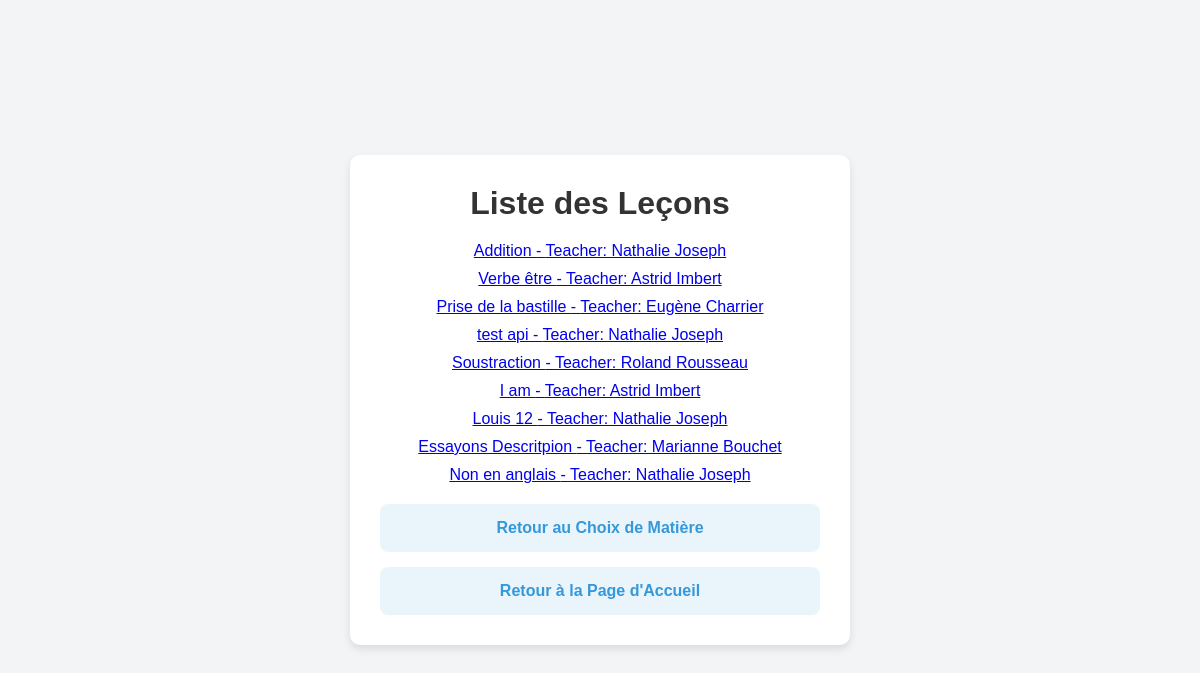
The app's page /lessons/list with its own data.
### apps/lessons/models.py (models this page shows, shortened)
class Lesson(models.Model):
    SUBJECT_CHOICES = [
        ('Maths', 'Maths'),
        ('Français', 'Français'),
        ('Anglais', 'Anglais'),
        ('Histoire', 'Histoire'),
    ]
    title = models.CharField(max_length=255)
    subject = models.CharField(max_length=50, choices=SUBJECT_CHOICES)  # Utiliser les choix
    teacher = models.ForeignKey(
        Teacher,
        on_delete=models.CASCADE,
        related_name='lessons_created'
    )
    content = models.TextField()
    is_public = models.BooleanField(default=True)
    description = models.TextField(blank=True, null=True)

### apps/users/models.py (models this page shows, shortened)
class User(models.Model):
    first_name = models.CharField(max_length=50)
    last_name = models.CharField(max_length=50)
    email = models.EmailField(max_length=254)
    password = models.CharField(max_length=50)
    schedule = models.ForeignKey(Schedule, on_delete=models.SET_NULL, null=True)
    profile = models.OneToOneField(Profile, on_delete=models.CASCADE)

### apps/lessons/views.py (the view)
# urls.py: path('list', views.lessons_list, name='lessons_list'),  # Liste des leçons
def lessons_list(request):
    subject = request.GET.get('subject')  # Récupérer le sujet sélectionné dans la requête
    if subject:
        lessons = Lesson.objects.filter(subject=subject, is_public=True)  # Filtrer par sujet
    else:
        lessons = Lesson.objects.filter(is_public=True)  # Afficher toutes les leçons si aucun sujet n'est sélectionné
    return render(request, 'lessons/lessons_list.html', {'lessons': lessons, 'subject': subject})

### apps/users/models.py (called while the page is built)
    def __str__(self):
        return f"Teacher: {self.first_name} {self.last_name}"

### templates/lessons/lessons_list.html (shortened to what this page needs)
{% load static %}
<!DOCTYPE html>
<html>
<head>
    <link rel="stylesheet" href="{% static 'css/style.css' %}">
</head>
<body>
    <div class="container">
        <h1>Liste des Leçons{% if subject %} de {{ subject }}{% endif %}</h1>
        <ul class="list">
            {% for lesson in lessons %}
                <li><a href="{% url 'lesson_detail' lesson.id %}">{{ lesson.title }} - {{ lesson.teacher }} </a></li>
            {% endfor %}
        </ul>
        <div class="link-card">
            <a href="{% url 'subjects_list' %}">Retour au Choix de Matière</a>
            <a href="{% url 'home' %}">Retour à la Page d'Accueil</a>
        </div>
    </div>
</body>
</html>

### static/css/style.css (style rules this page uses)
* { margin: 0; padding: 0; box-sizing: border-box; }
body { font-family: Arial, sans-serif; display: flex; justify-content: center; align-items: center; min-height: 100vh; background-color: #f3f4f6; }
h1 { font-size: 2em; color: #333; margin-bottom: 20px; }
.container { text-align: center; background: #fff; padding: 30px; border-radius: 10px; box-shadow: 0 4px 8px rgba(0, 0, 0, 0.1); width: 90%; max-width: 500px; }
.link-card { display: flex; flex-direction: column; gap: 15px; margin-top: 20px; }
.link-card a { text-decoration: none; font-weight: bold; color: #3498db; padding: 15px; background: #eaf4fb; border-radius: 8px; transition: background 0.3s, color 0.3s; }
.list { list-style: none; padding: 0; }
.list li { margin: 10px 0; }

### records on screen
Lesson: title "Addition", teacher "Teacher: Nathalie Joseph"
Lesson: title "Verbe être", teacher "Teacher: Astrid Imbert"
Lesson: title "Prise de la bastille", teacher "Teacher: Eugène Charrier"
Lesson: title "test api", teacher "Teacher: Nathalie Joseph"
Lesson: title "Soustraction", teacher "Teacher: Roland Rousseau"
Lesson: title "I am", teacher "Teacher: Astrid Imbert"
Lesson: title "Louis 12", teacher "Teacher: Nathalie Joseph"
Lesson: title "Essayons Descritpion", teacher "Teacher: Marianne Bouchet"
Lesson: title "Non en anglais", teacher "Teacher: Nathalie Joseph"
